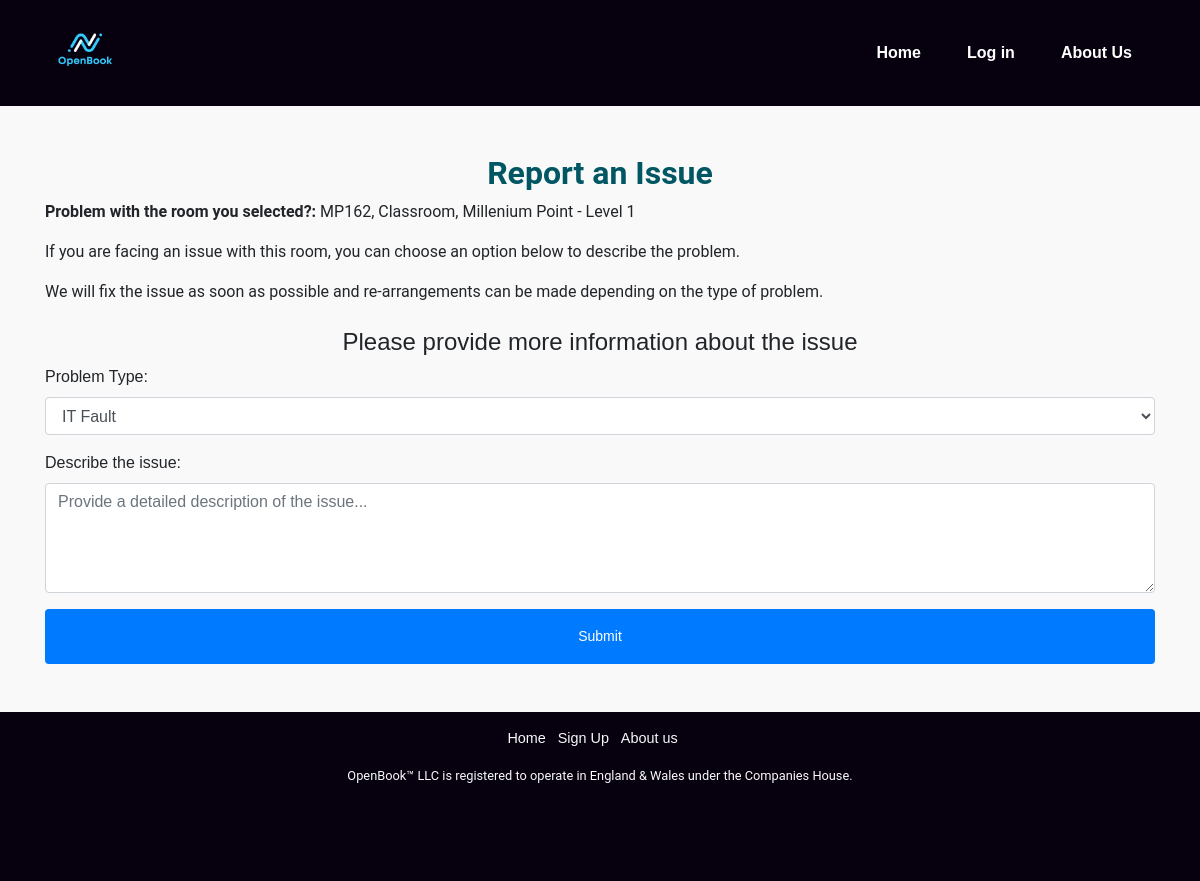
The app's page /ReportPage.php?roomID=4 with its own data.
### tables this page shows
CREATE TABLE `rooms` (
  `roomID` int(11) NOT NULL,
  `building` int(11) NOT NULL,
  `roomName` varchar(255) NOT NULL,
  `roomDesc` text DEFAULT NULL,
  `roomImg` text DEFAULT NULL,
  `floor` int(11) NOT NULL,
  `capacity` int(11) NOT NULL,
  `roomType` enum('Classroom','Hall','Lab') DEFAULT NULL
);

CREATE TABLE `buildings` (
  `buildingID` int(11) NOT NULL,
  `buildingName` varchar(255) NOT NULL,
  `buildingDesc` text DEFAULT NULL,
  `buildingImg` text DEFAULT NULL,
  `levels` int(11) NOT NULL,
  `helpline` varchar(255) DEFAULT NULL,
  `streetName` varchar(255) NOT NULL,
  `city` varchar(255) NOT NULL,
  `postCode` varchar(255) NOT NULL
);

### ReportPage.php (the view, shortened to what this page needs)
<?php
include 'resources/html_construct.php';
include 'resources/database.php';
$roomID = isset($_GET['roomID']) ? intval($_GET['roomID']) : 0;
$roomDetails = null;
if ($roomID > 0) {
    $sql = "SELECT r.roomName, r.roomType, r.floor, b.buildingName
            FROM rooms r
            JOIN buildings b ON r.building = b.buildingID
            WHERE r.roomID = ?";
    $stmt = $conn->prepare($sql);
    $stmt->bind_param("i", $roomID);
    $stmt->execute();
    $result = $stmt->get_result();
    if ($result->num_rows > 0) {
        $roomDetails = $result->fetch_assoc();
    }
}
?>
<!DOCTYPE html>
<html lang="en">
<head>
</head>
<body>
    <header>
    </header>
    <div class="container mt-5">
        <h2 class="text-center">Report an Issue</h2>
        <?php if ($roomDetails): ?>
            <p><strong>Problem with the room you selected?:</strong>
            <?php echo htmlspecialchars($roomDetails['roomName']) . ', '
                . htmlspecialchars($roomDetails['roomType']) . ', '
                . htmlspecialchars($roomDetails['buildingName'])
                . ' - Level ' . htmlspecialchars($roomDetails['floor']); ?>
            </p>
        <?php else: ?>
            <p class="text-center text-danger">Room details not found.</p>
        <?php endif; ?>
        <p>If you are facing an issue with this room, you can choose an option below to describe the problem.</p>
        <p>We will fix the issue as soon as possible and re-arrangements can be made depending on the type of problem.</p>
        <div class="hidden-form mt-4">
            <h4 class="text-center">Please provide more information about the issue</h4>
            <form method="POST" action="">
                <div class="form-group">
                    <label for="problem_type">Problem Type:</label>
                    <select id="problem_type" name="problem_type" class="form-control" required>
                        <option value="IT">IT Fault</option>
                    </select>
                </div>
                <div class="form-group">
                    <label for="description">Describe the issue:</label>
                    <textarea id="description" name="description" class="form-control" rows="4" placeholder="Provide a detailed description of the issue..." required></textarea>
                </div>
                <button type="submit" class="btn btn-primary btn-block p-3">Submit</button>
            </form>
        </div>
    </div>
</body>
</html>

### public_html/style/main.css (style rules this page uses)
* { margin: 0; padding: 0; box-sizing: border-box; }
h1, h2, h3 { font-family: 'Roboto', sans-serif; font-weight: 700; }
p { font-family: 'Roboto', sans-serif; font-weight: 400; }
body { font-family: Arial, sans-serif; background-color: #f9f9f9; margin: 0; padding: 0; display: flex; flex-direction: column; min-height: 100vh; overflow-x: hidden; }
.container { z-index: 5; }
.container h2, .container h3 { color: #005662; }
.btn-primary { background-color: #007bff; border-color: #007bff; color: white; font-size: 14px; padding: 5px 10px; border-radius: 4px; }
.btn { border-color: #f4f4f400; color: white; font-size: 14px; padding: 5px 10px; border-radius: 4px; }

### records on screen
rooms: roomName "MP162", roomType "Classroom", building.buildingName "Millenium Point", floor "1"
